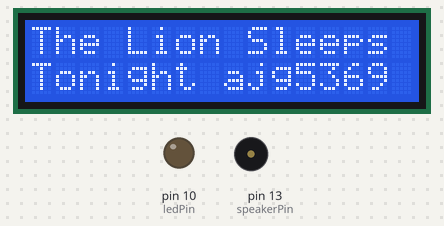
A sketch run on a simulated Arduino Uno, built with avr-gcc and run on an emulated ATmega328P. Parts: 16×2 character LCD, output pins drawn as LEDs (lit = HIGH), buzzer (waves = sounding). What the sketch prints to the serial monitor is not drawn.

Above: at 0.1 s.
At 8.2 s:
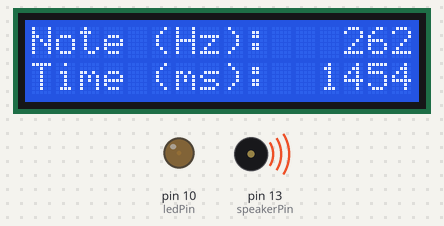
At 16.0 s:
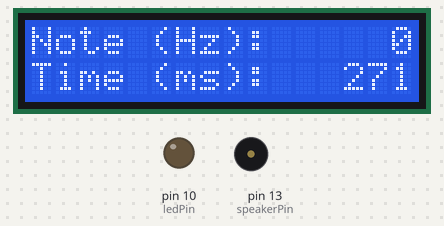
At 35.1 s:
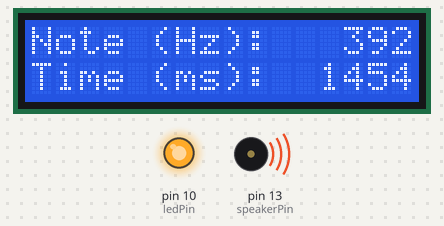
Timing chart, 0 to 40.0 s (numbered marks = the images above):
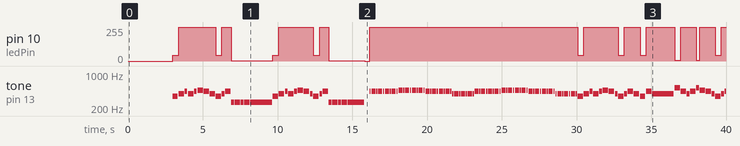

Measured:
- by itself, pin 10 (ledPin): 0/255 → 42/255 at 3.0 s, → 255/255 0.41 s later, → 42/255 2.5 s later, → 255/255 0.41 s later, … (24 changes in this stretch)
- by itself, tone on pin 13 (speakerPin): plays 349 Hz for 0.36 s, 392 Hz for 0.36 s, 440 Hz for 0.18 s, 392 Hz for 0.36 s, 440 Hz for 0.18 s, 466 Hz for 0.36 s … (121 notes in this stretch)
- what the display in image 1 shows lasts 1.5 s, from 8.2 s to 9.7 s

The sketch:

iteration-4-the-lion-sleeps-tonight.ino
```cpp
// Electronic Music
// Song: The Lion Sleeps Tonight
// Aaron George UT EID: ajg5369
// Created 04/9/22

// import the LCD package
#include<LiquidCrystal.h>

// get an instance of the LCD object
LiquidCrystal lcd(12, 11, 5, 4, 3, 2);

// Pin # where the speaker is connected to
int speakerPin = 13;

// Pin # where the LED is connected to
int ledPin = 10;

// Play the note for the specified time
void play(int note, int time){
  // Play the note
  tone(speakerPin, note);

  // Wait for the specified time
  delay(time);

  // Clear the buffer
  noTone(speakerPin);
  delay(40);
}

void setup()
{
  int tempo = 165; // control the speed of the song
  int w = (60000 * 4) / tempo; // define a whole note as w
  int h = w/2; // half note
  int q = w/4; // quarter note
  int e = w/8; // eighth note
  int s = w/16; // sixteenth note
  int hdot = h*1.5; // half dotted note
  int qdot = q*1.5; // quarter dotted note
  int edot = e*1.5; // eighth dotted note
  int sdot = s*1.5; // sixteenth dotted note

  // define the frequency for the notes
  int rest = 0;
  int a4 = 440;
  int as4 = 466;
  int b4 = 494;
  int c4 = 262;
  int c5 = 523;
  int d4 = 294;
  int e4 = 330;
  int f4 = 349;
  int g4 = 392;

  // set up the pins and LCD module
  pinMode(speakerPin, OUTPUT);
  pinMode(ledPin, OUTPUT);
  lcd.begin(16, 2);

  // display song title
  lcd.setCursor(0,0);
  lcd.print("The Lion Sleeps");
  lcd.setCursor(0,1);
  lcd.print("Tonight ajg5369");
  delay(w);

  // Clear the buzzer buffer
  noTone(12);
  delay(w);

  // In the jungle, the mighty jungle - The Lion Sleeps Tonight song
  // Score available at https://musescore.com/user/18545446/scores/5061407
  int music[][2] = {// first measure
                    {f4,   q},
                    {g4,   q},
                    {a4,   e},
                    {g4,   q},
                    {a4,   e},
                    {as4,  q},
                    {a4,   q},
                    {g4,   q},
                    {f4,   q},
                    {g4,   e},
                    {a4,   q},
                    {c4,   e},
                    {c4,   q},
                    {c4,   e},
                    {c4,   q},
                    {c4,   w},

                    // second measure
                    {f4,   q},
                    {g4,   q},
                    {a4,   e},
                    {g4,   q},
                    {a4,   e},
                    {as4,  q},
                    {a4,   q},
                    {g4,   e},
                    {f4,   q},
                    {g4,   e},
                    {a4,   q},
                    {c4,   e},
                    {c4,   q},
                    {c4,   e},
                    {c4,   q},
                    {c4,   hdot},
                    {rest, edot},
                    {a4,   s},

                    // 6
                    {a4,   edot},
                    {a4,   s},
                    {a4,   edot},
                    {a4,   s},
                    {a4,   edot},
                    {a4,   s},
                    {a4,   edot},
                    {a4,   s},
                    {as4,  edot},
                    {as4,  s},
                    {as4,  edot},
                    {as4,  s},
                    {as4,  edot},
                    {as4,  s},
                    {as4,  edot},
                    {as4,  s},
                    {a4,   edot},
                    {a4,   s},
                    {a4,   edot},
                    {a4,   s},
                    {a4,   edot},
                    {a4,   s},
                    {a4,   edot},
                    {a4,   s},
                    {g4,   s},
                    {g4,   edot},
                    {g4,   s},
                    {g4,   edot},
                    {g4,   s},
                    {g4,   edot},
                    {g4,   s},

                    // 10
                    {a4,   edot},
                    {a4,   s},
                    {a4,   edot},
                    {a4,   s},
                    {a4,   edot},
                    {a4,   s},
                    {a4,   edot},
                    {a4,   s},
                    {as4,  edot},
                    {as4,  s},
                    {as4,  edot},
                    {as4,  s},
                    {as4,  edot},
                    {as4,  s},
                    {as4,  edot},
                    {as4,  s},
                    {a4,   edot},
                    {a4,   s},
                    {a4,   edot},
                    {a4,   s},
                    {a4,   edot},
                    {a4,   s},
                    {a4,   edot},
                    {a4,   s},
                    {g4,   s},
                    {g4,   edot},
                    {g4,   s},
                    {g4,   edot},
                    {g4,   s},
                    {g4,   edot},
                    {g4,   s},

                    // 14
                    {f4,   q},
                    {g4,   q},
                    {a4,   e},
                    {g4,   q},
                    {a4,   e},
                    {as4,  q},
                    {a4,   q},
                    {g4,   e},
                    {f4,   q},
                    {g4,   e},
                    {a4,   q},
                    {g4,   q},
                    {f4,   q},
                    {a4,   q},
                    {g4,   w},
                    {c5,   q},
                    {a4,   q},
                    {g4,   e},
                    {a4,   q},
                    {c5,   e},
                    {as4,  q},
                    {a4,   q},
                    {g4,   e},
                    {f4,   q},
                    {g4,   e},
                    {a4,   q},
                    {g4,   q},
                    {f4,   q},
                    {a4,   q},
                    {g4,   w},

                    // 22
                    {c5,   w},
                    {c5,   q},
                    {as4,  e},
                    {c5,   e},
                    {as4,  h},
                    {a4,   q},
                    {c4,   e},
                    {c4,   q},
                    {c4,   e},
                    {c4,   q},
                    {c4,   w},
                    {rest, q},
                    {a4,   e},
                    {g4,   e},
                    {f4,   e},
                    {e4,   e},
                    {d4,   e},
                    {c4,   e},
                    {d4,   w},
                    {rest, q},
                    {a4,   e},
                    {g4,   e},
                    {f4,   e},
                    {e4,   e},
                    {d4,   e},
                    {c4,   e},
                    {d4,   w},

                    // 14
                    {f4,   q},
                    {g4,   q},
                    {a4,   e},
                    {g4,   q},
                    {a4,   e},
                    {as4,  q},
                    {a4,   q},
                    {g4,   e},
                    {f4,   q},
                    {g4,   e},
                    {a4,   q},
                    {g4,   q},
                    {f4,   q},
                    {a4,   q},
                    {g4,   w},
                    {c5,   q},
                    {a4,   q},
                    {g4,   e},
                    {a4,   q},
                    {c5,   e},
                    {as4,  q},
                    {a4,   q},
                    {g4,   e},
                    {f4,   q},
                    {g4,   e},
                    {a4,   q},
                    {g4,   q},
                    {f4,   q},
                    {a4,   q},
                    {g4,   w},

                    // 22
                    {c5,   w},
                    {c5,   q},
                    {as4,  e},
                    {c5,   e},
                    {as4,  h},
                    {a4,   q},
                    {c4,   e},
                    {c4,   q},
                    {c4,   e},
                    {c4,   q},
                    {c4,   w},
                    {rest, q},
                    {a4,   e},
                    {g4,   e},
                    {f4,   e},
                    {e4,   e},
                    {d4,   e},
                    {c4,   e},
                    {d4,   w},
                    {rest, q},
                    {a4,   e},
                    {g4,   e},
                    {f4,   e},
                    {e4,   e},
                    {d4,   e},
                    {c4,   e},
                    {d4,   w},

                    // 30
                    {f4,   q},
                    {g4,   q},
                    {a4,   e},
                    {g4,   q},
                    {a4,   e},
                    {as4,  q},
                    {a4,   q},
                    {g4,   e},
                    {f4,   q},
                    {g4,   e},
                    {a4,   q},
                    {c4,   e},
                    {c4,   q},
                    {c4,   e},
                    {c4,   q},
                    {c4,   w},

                    // 14
                    {f4,   q},
                    {g4,   q},
                    {a4,   e},
                    {g4,   q},
                    {a4,   e},
                    {as4,  q},
                    {a4,   q},
                    {g4,   e},
                    {f4,   q},
                    {g4,   e},
                    {a4,   q},
                    {g4,   q},
                    {f4,   q},
                    {a4,   q},
                    {g4,   w},
                    {c5,   q},
                    {a4,   q},
                    {g4, e},
                    {a4, q},
                    {c5, e},
                    {as4, q},
                    {a4, q},
                    {g4, e},
                    {f4, q},
                    {g4, e},
                    {a4, q},
                    {g4, q},
                    {f4, q},
                    {a4, q},
                    {g4, w},

                    // 22
                    {c5, w},
                    {c5, q},
                    {as4, e},
                    {c5, e},
                    {as4, h},
                    {a4, q},
                    {c4, e},
                    {c4, q},
                    {c4, e},
                    {c4, q},
                    {c4, w},
                    {rest, q},
                    {a4, e},
                    {g4, e},
                    {f4, e},
                    {e4, e},
                    {d4, e},
                    {c4, e},
                    {d4, w},
                    {rest, q},
                    {a4, e},
                    {g4, e},
                    {f4, e},
                    {e4, e},
                    {d4, e},
                    {c4, e},
                    {d4, w},
                  };

  // the following code segment will not change for any song

  // find the length of the song (i.e. number of notes)
  int mlength = sizeof(music)/sizeof(music[0]);
  Serial.begin(9600);
  Serial.print(mlength);

  // define some constants for the display
  char ns[50] = "Note (Hz): ";
  char ts[50] = "Time (ms): ";
  char str[50];

  // loop through the note and duration pairs of the song
  for (int i = 0; i < mlength; i++) {
    // display the note frequency in the first line of LCD module
    lcd.setCursor(0,0);
    sprintf(str, "%s %4d", ns, music[i][0]);
    lcd.print(str);

    // display the note frequency in the second line of LCD module
    lcd.setCursor(0,1);
    sprintf(str, "%s %4d", ts, music[i][1]);
    lcd.print(str);

    // light the LED based on the note played
    analogWrite(ledPin, 255*music[i][0]/550);

    // Play the note for the specified duration
    play(music[i][0],music[i][1]);
  }

  // display song title
  lcd.setCursor(0,0);
  lcd.print("The End. Thanks!  ");
  lcd.setCursor(0,1);
  lcd.print("Aaron / ajg5369   ");
}

void loop()
{
  // don't loop the music
  // entire song is played in setup() only once

}
```
